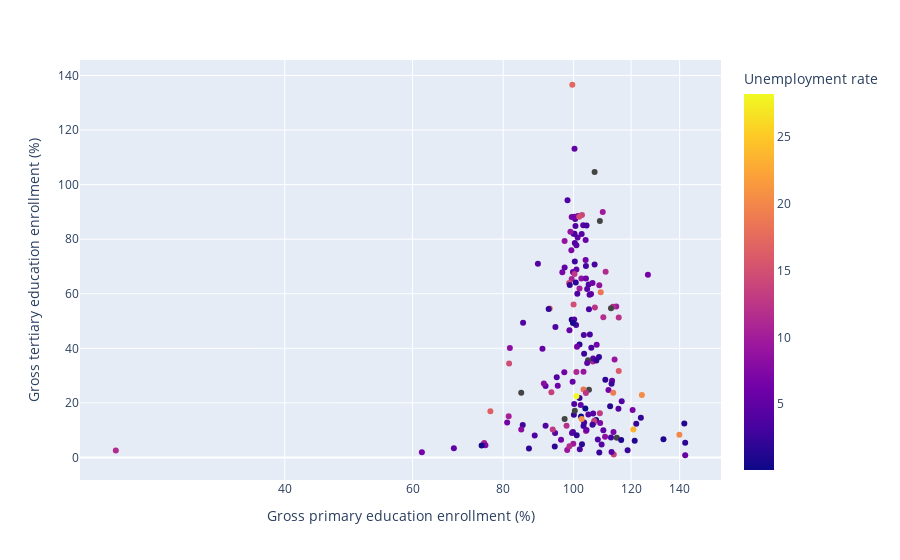

Notebook cell for this chart:
### Code cell
fig = px.scatter(data, x="Gross primary education enrollment (%)", y="Gross tertiary education enrollment (%)", color="Unemployment rate",
           hover_name="Country", log_x=True, size_max=60)
fig.show()

### Figure 1 — Plotly figure (JSON) as saved in the notebook; plotly's stock layout.template omitted (floating-point values rounded to 4 significant figures; data arrays with more than 128 entries replaced by an {"elided": "..."} marker saying what was removed)
{"data": [{"hovertemplate": "<b>%{hovertext}</b><br><br>Gross primary education enrollment (%)=%{x}<br>Gross tertiary education enrollment (%)=%{y}<br>Unemployment rate=%{marker.color}<extra></extra>", "hovertext": {"elided": "188 str values"}, "legendgroup": "", "marker": {"color": {"elided": "188 float values"}, "coloraxis": "coloraxis", "symbol": "circle"}, "mode": "markers", "name": "", "orientation": "v", "showlegend": false, "type": "scatter", "x": {"elided": "188 float values"}, "xaxis": "x", "y": {"elided": "188 float values"}, "yaxis": "y"}], "layout": {"coloraxis": {"colorbar": {"title": {"text": "Unemployment rate"}}, "colorscale": [[0, "#0d0887"], [0.1111, "#46039f"], [0.2222, "#7201a8"], [0.3333, "#9c179e"], [0.4444, "#bd3786"], [0.5556, "#d8576b"], [0.6667, "#ed7953"], [0.7778, "#fb9f3a"], [0.8889, "#fdca26"], [1, "#f0f921"]]}, "legend": {"tracegroupgap": 0}, "margin": {"t": 60}, "xaxis": {"anchor": "y", "domain": [0, 1], "title": {"text": "Gross primary education enrollment (%)"}, "type": "log"}, "yaxis": {"anchor": "x", "domain": [0, 1], "title": {"text": "Gross tertiary education enrollment (%)"}}}}
